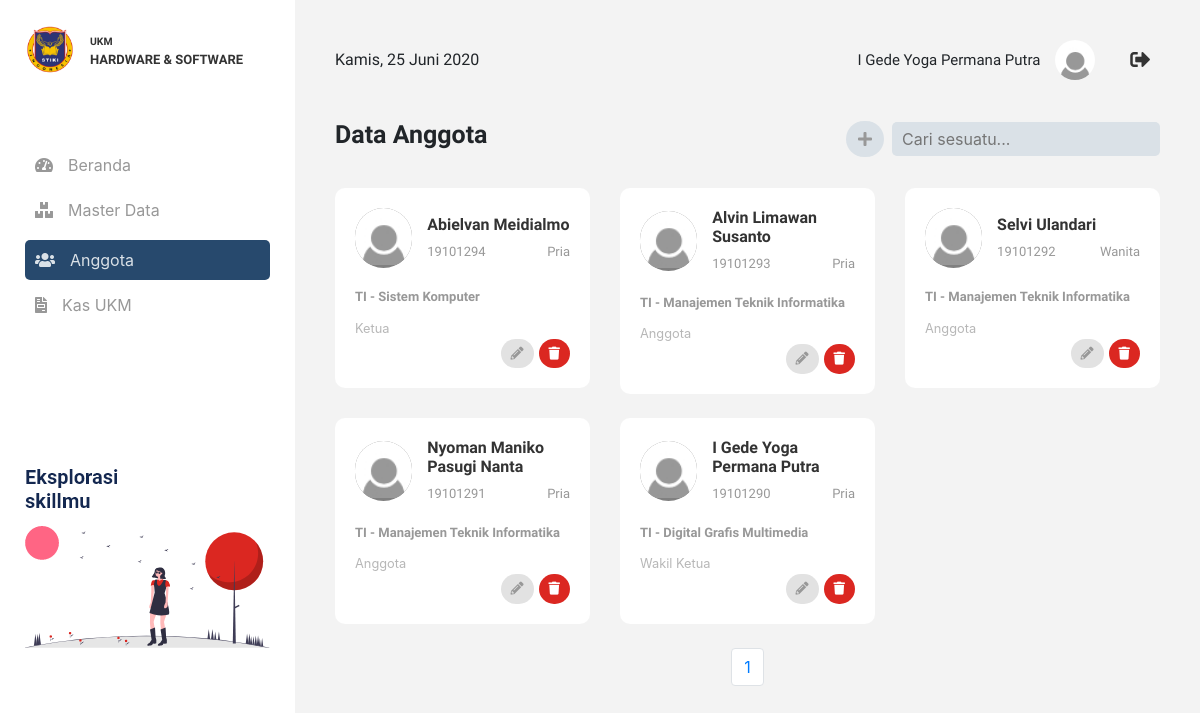
The page /anggota/index.php (signed in) on the database its author committed.
### tables this page shows
CREATE TABLE `mahasiswa` (
  `nimMhs` int(11) NOT NULL,
  `namaMhs` varchar(50) NOT NULL,
  `tglLahirMhs` date NOT NULL,
  `jkMhs` int(11) NOT NULL,
  `telpMhs` varchar(20) NOT NULL,
  `emailMhs` varchar(50) NOT NULL,
  `idJbtn` int(11) NOT NULL,
  `idJrs` int(11) NOT NULL,
  PRIMARY KEY (`nimMhs`),
  KEY `fk_jabatan` (`idJbtn`),
  KEY `fk_jurusan` (`idJrs`),
  CONSTRAINT `fk_jabatan` FOREIGN KEY (`idJbtn`) REFERENCES `jabatan` (`idJbtn`),
  CONSTRAINT `fk_jurusan` FOREIGN KEY (`idJrs`) REFERENCES `jurusan` (`idJrs`)
);

CREATE TABLE `jurusan` (
  `idJrs` int(11) NOT NULL AUTO_INCREMENT,
  `namaJrs` varchar(50) NOT NULL,
  PRIMARY KEY (`idJrs`)
);

CREATE TABLE `jabatan` (
  `idJbtn` int(11) NOT NULL AUTO_INCREMENT,
  `namaJbtn` varchar(25) NOT NULL,
  PRIMARY KEY (`idJbtn`)
);

### helper/general.php (called while the page is built, shortened)
<?php
	function tglIndo($waktu){
	    $hari_array = array(
	        'Minggu',
	        'Senin',
	        'Selasa',
	        'Rabu',
	        'Kamis',
	        'Jumat',
	        'Sabtu'
	    );
	    $hr = date('w', strtotime($waktu));
	    $hari = $hari_array[$hr];
	    $tanggal = date('j', strtotime($waktu));
	    $bulan_array = array(
	        1 => 'Januari',
	        2 => 'Februari',
	        3 => 'Maret',
	        4 => 'April',
	        5 => 'Mei',
	        6 => 'Juni',
	        7 => 'Juli',
	        8 => 'Agustus',
	        9 => 'September',
	        10 => 'Oktober',
	        11 => 'November',
	        12 => 'Desember',
	    );
	    $bl = date('n', strtotime($waktu));
	    $bulan = $bulan_array[$bl];
	    $tahun = date('Y', strtotime($waktu));
	    return "$hari, $tanggal $bulan $tahun";
	}
?>

### config.php (called while the page is built, shortened)
<?php
	$base_url = "http://localhost/project/kasukmhs/";
 ?>

### anggota/index.php (the view, shortened to what this page needs)
<?php
	include "../config.php";
	include '../helper/general.php';
	$menu = "Anggota";
	include "../template/header.php";
	include "../template/sidebar.php";
	$search = "";
	$halaman = 6;
	$page  = isset($_GET['page'])? (int)$_GET["page"]:1;
	$mulai = ($page>1) ? ($page * $halaman) - $halaman : 0;
	$query = "SELECT * FROM mahasiswa
			  JOIN jurusan ON mahasiswa.idJrs = jurusan.idJrs
			  JOIN jabatan ON mahasiswa.idJbtn = jabatan.idJbtn
			 ".$search." ORDER BY nimMhs DESC LIMIT $mulai, $halaman";
	$fetch = mysqli_query($conn , $query);
	$total = mysqli_num_rows($fetch);
	$pages = ceil($total/$halaman);
?>
<div class="data">
	<div class="title d-flex justify-content-between">
		<h3>Data <?= $menu ?></h3>
		<div class="d-flex align-items-center">
			<button class="btn btn-primary btn-radius" data-toggle="modal" data-target="#formTambah"><i class="fas fa-plus"></i></button>
			<div class="search ml-2">
				<form name="formSearch" method="get" acction="<?= $base_url ?>jurusan/index.php">
					<input type="text" name="search" placeholder="Cari sesuatu...">
				</form>
			</div>
		</div>
	</div>
	<div class='row mb-4'>
		<?php
			if(mysqli_num_rows($fetch) > 0) :
				$i = 0;
				while($data = mysqli_fetch_assoc($fetch)) :
		?>
			<div class="col-lg-4">
				<div class="box-data box-white">
					<div class="d-flex align-items-center">
						<div class="img-data">
							<img src="<?= $base_url ?>public/img/profile/default.jpg">
						</div>
						<div class="name-data">
							<h6 class="limit-name"><?= $data['namaMhs'] ?></h6>
							<div class="d-flex justify-content-between">
								<span><?= $data['nimMhs'] ?></span>
								<span><?= ($data['jkMhs'] == '0') ? "Wanita" : "Pria" ?></span>
							</div>
						</div>
					</div>
					<div class="other-data">
						<label><?= $data['namaJrs'] ?></label><br>
						<small><?= $data['namaJbtn'] ?></small>
					</div>
					<div class="btn-data d-flex justify-content-end">
						<a class="btn-grey" href="#" data-toggle="modal" data-target="#formEdit" onclick="edit(<?= $data['nimMhs'] ?>)" ><i class="fas fa-pencil-alt"></i></a>
						<a class="btn-red" href="proses/delete.php?id=<?= $data['nimMhs'] ?>"><i class="fas fa-trash"></i></a>
					</div>
				</div>
			</div>
		<?php
					$i++;
					if ($i % 3 == 0) {echo '</div><div class="row mb-4">';}
				endwhile;
			else :
				echo "Data tidak ada !";
			endif;
		?>
	</div>
	<nav aria-label="...">
		<ul class="pagination justify-content-center">
			<?php
			for ($i=1; $i<=$pages ; $i++){ ?>
			 <li class="page-item <?= ($_GET['page'] == $i ) ? "active" : "" ?>"><a class="page-link" href="?<?= (isset($_GET['search'])) ? "search=".$_GET['search']."&" : "" ?>page=<?php echo $i; ?>"><?php echo $i; ?></a></li>
			 <?php } ?>
		</ul>
	</nav>
</div>
<?php include "../template/footer.php"; ?>

### template/header.php (shortened to what this page needs)
<!DOCTYPE html>
<html>
<head>
    <link rel="stylesheet" href="<?= $base_url ?>public/css/style.css">
    <link rel="stylesheet" href="<?= $base_url ?>public/vendor/bootstrap/css/bootstrap.min.css">
    <link rel="stylesheet" href="<?= $base_url ?>public/vendor/fontawesome/css/fontawesome.min.css">
    <link rel="stylesheet" href="<?= $base_url ?>public/vendor/fontawesome/css/all.min.css">
</head>
<body>
	<div class="d-flex">

### template/sidebar.php (shortened to what this page needs)
<div class="menu-sidebar">
	<a class="brand d-flex align-items-center" href="">
		<div class="img-brand">
			<img src="<?= $base_url ?>public/img/icon/small-stiki.png">
		</div>
		<span><small>ukm</small><br>
		hardware & software</span>
	</a>
	<nav class="sidebar">
		<ul>
			<li><a <?= ($menu == 'Dashboard') ? 'class="active"' : '' ?> href="<?= $base_url ?>dashboard.php">
				<i class="icon-menu fas fa-tachometer-alt"></i>Beranda</a>
			</li>
			<li><a class="drop <?= ($menu == 'Jurusan' || $menu == 'Jabatan') ? 'active' : '' ?>" href="#"><i class="icon-menu fas fa-boxes"></i>Master Data</a>
			</li>
			<li><a <?= ($menu == 'Anggota') ? 'class="active"' : '' ?> href="<?= $base_url ?>anggota/index.php"><i class="icon-menu fas fa-users"></i>Anggota</a></li>
			<li><a <?= ($menu == 'Kas UKM') ? 'class="active"' : '' ?> href="<?= $base_url ?>kasukm/index.php"><i class="icon-menu fas fa-file-invoice"></i>Kas UKM</a></li>
		</ul>
	</nav>
	<div class="banner d-flex justify-content-center">
		<img src="<?= $base_url ?>public/img/ilustrasi/ilustrasi.png">
	</div>
</div>
<div class="content">
	<div class="menu d-flex justify-content-between align-items-center">
		<span><?= tglIndo(date('Y-m-d')) ?></span>
		<div class="d-flex align-items-center">
				<div class="profile d-flex align-items-center">
					<span><?= $_SESSION['nama'] ?></span>
					<div class="img-profile">
						<img src="<?= $base_url ?>public/img/profile/<?= $_SESSION['avatar'] ?>">
					</div>
				</div>
			<a class="logout" href="<?= $base_url ?>logout.php"><i class="icon-menu fas fa-sign-out-alt"></i></a>
		</div>
	</div>

### template/footer.php (shortened to what this page needs)
	</div>
</body>
</html>

### public/css/style.css (style rules this page uses)
.menu-sidebar { width: 300px; height: 100vh; padding: 0 25px; }
.brand { padding-top: 25px; }
.brand img { margin-right: 15px; }
.brand span { text-transform: uppercase; font-size: 13px; font-family: 'bold'; color: #333; }
.sidebar { margin-top: 70px; height: 300px; }
.sidebar ul { list-style: none; padding: 0; }
.sidebar ul li { margin-bottom: 5px; }
.sidebar ul li a { display: block; padding: 8px 10px; display: flex; align-items: center; border-radius: 5px; color: #989898; background-color: white; }
.sidebar ul li a , .sidebar ul li a i { transition: 0.5s ease-in-out; }
.sidebar .icon-menu { margin-right: 15px; }
.sidebar .active { background-color: #27496D; color: #DAE1E7; }
.banner { margin-top: 20px; }
.content { width: 100%; height: 100vh; background-color: #f3f3f3; overflow-y: scroll; }
.menu { width: 100%; padding: 40px; }
.menu a { color: #333; }
.menu span { font-family: 'regular'; }
.menu .profile { font-family: 'regular'; font-size: 15px; overflow: hidden; }
.menu .img-profile { width: 40px; height: 40px; background-color: grey; border-radius: 25px; margin-left: 15px; overflow: hidden; }
.menu .profile .img-profile img { width: 40px; }
.data { padding: 40px; padding-top: 0px; }
.data .title { margin-bottom: 30px; }
.data .title h3 { font-size: 25px; font-family: 'bold'; }
.box-white { background-color: white; color: #333; }
.logout { margin-left: 25px; font-size: 20px; padding: 5px 10px; border-radius: 50px; transition: 0.5s ease-in-out; }
.box-data { width: 100%; height: auto; padding: 20px; border-radius: 10px; }
.box-data .img-data { width: 60px; height: 60px; background-color: grey; border-radius: 50px; overflow: hidden; margin-right: 15px; }
.box-data .img-data img { width: 100%; }
.box-data .name-data { width: 150px; }
.box-data .name-data h6 { font-family: 'bold'; }
.box-data .name-data span { font-family: 'regular'; color: #989898; font-size: 13px; }
.box-data .other-data { margin-top: 15px; }
.box-data .other-data label { font-family: 'bold'; color: #989898; font-size: 13px; }
.box-data .other-data small { color: #B7B7B7; }
.box-data .btn-data a { padding: 5px 10px; border-radius: 25px; display: block; margin-left: 5px; font-family: 'bold'; color: #333; font-size: 13px; }
.box-data .btn-data .btn-red { background-color: #DB2721; color: white; }
.box-data .btn-data .btn-grey { background-color: #E2E2E2; color: #989898; }
.title .btn-radius { background-color: #DAE1E7; color: #989898; border-radius: 50px; border: none; }
.title .search input { padding: 5px 10px; border-radius: 5px; border: none; background-color: #DAE1E7; color: #989898; }

### rows shown on the page
mahasiswa: namaMhs "Abielvan Meidialmo", nimMhs "19101294", jkMhs "Pria", idJrs.namaJrs "TI - Sistem Komputer", idJbtn.namaJbtn "Ketua"
mahasiswa: namaMhs "Alvin Limawan Susanto", nimMhs "19101293", jkMhs "Pria", idJrs.namaJrs "TI - Manajemen Teknik Informatika", idJbtn.namaJbtn "Anggota"
mahasiswa: namaMhs "Selvi Ulandari", nimMhs "19101292", jkMhs "Wanita", idJrs.namaJrs "TI - Manajemen Teknik Informatika", idJbtn.namaJbtn "Anggota"
mahasiswa: namaMhs "Nyoman Maniko Pasugi Nanta", nimMhs "19101291", jkMhs "Pria", idJrs.namaJrs "TI - Manajemen Teknik Informatika", idJbtn.namaJbtn "Anggota"
mahasiswa: namaMhs "I Gede Yoga Permana Putra", nimMhs "19101290", jkMhs "Pria", idJrs.namaJrs "TI - Digital Grafis Multimedia", idJbtn.namaJbtn "Wakil Ketua"

### other values the page prints
$_SESSION['nama'] "I Gede Yoga Permana Putra"
$menu "Anggota"
